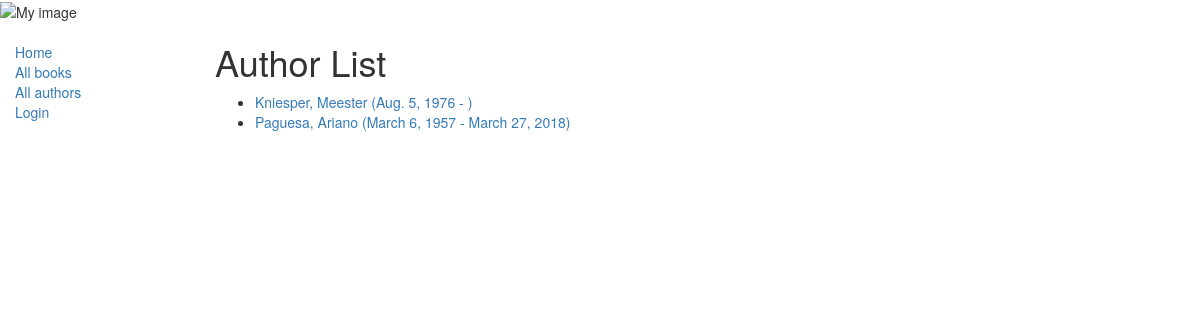
Screenshot of /catalog/authors/ with the database file from the repository.
### catalog/models.py (models this page shows)
class Author(models.Model):
    first_name = models.CharField(max_length=100)
    last_name = models.CharField(max_length=100)
    date_of_birth = models.DateField(null=True, blank=True)
    date_of_death = models.DateField('died', null=True, blank=True)
    class Meta:
        ordering = ["last_name","first_name"]
    def get_absolute_url(self):
        return reverse('author-detail', args=[str(self.id)])
    def __str__(self):
        return '{0}, {1}'.format(self.last_name,self.first_name)

### catalog/views.py (the view)
# urls.py: path('authors/', views.AuthorListView.as_view(), name='authors'),
class AuthorListView(generic.ListView):
    model = Author
    paginate_by = 2

### catalog/templates/catalog/author_list.html
{% extends "base_generic.html" %}
{% block content %}
    <h1>Author List</h1>
    {% if author_list %}
    <ul>
      {% for author in author_list %}
      <li>
        <a href="{{ author.get_absolute_url }}">{{ author }} ({{author.date_of_birth}} -
            {% if author.date_of_death %}
                {{ author.date_of_death }})
            {% else %}
             )
            {% endif %}
        </a>
      </li>
      {% endfor %}
    </ul>
    {% else %}
      <p>There are no authors available.</p>
    {% endif %}
{% endblock %}

### rows the page displays
Author: last_name+first_name "Kniesper, Meester", date_of_birth "Aug. 5, 1976"
Author: last_name+first_name "Paguesa, Ariano", date_of_birth "March 6, 1957", date_of_death "March 27, 2018"
